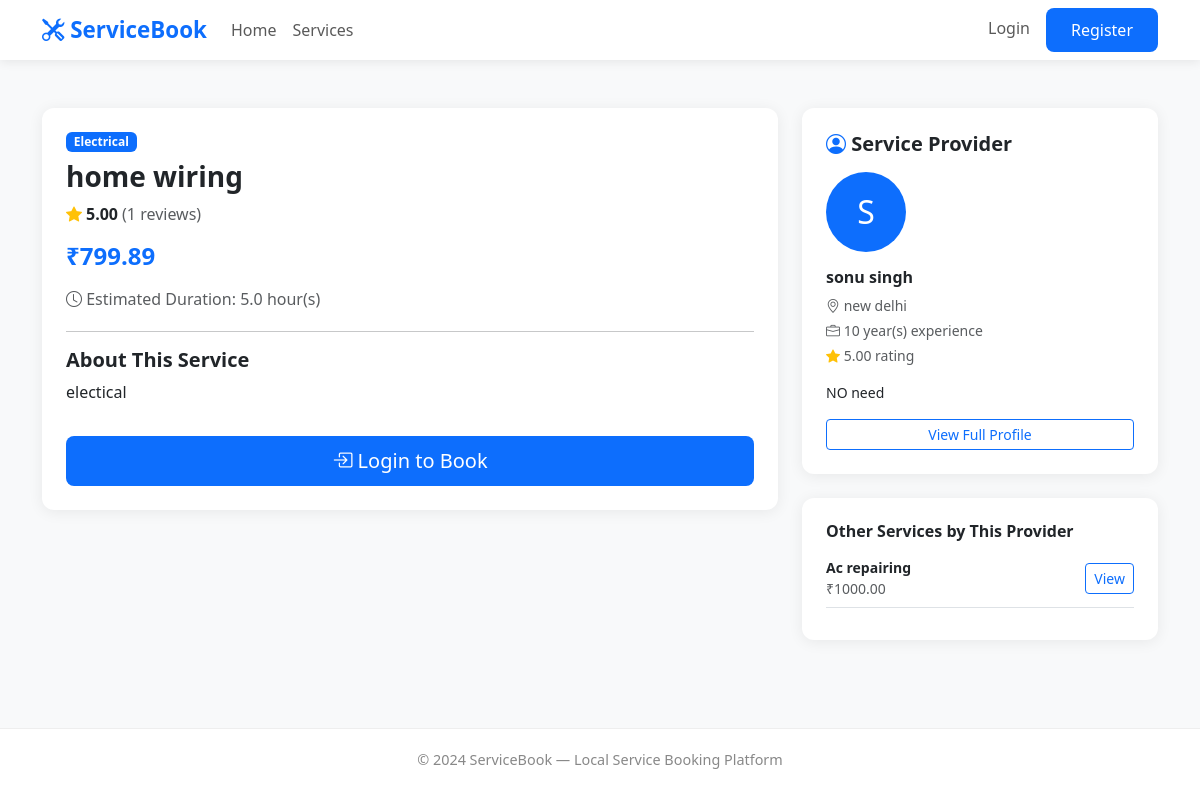
The page /services/3/ on the database as committed earlier.
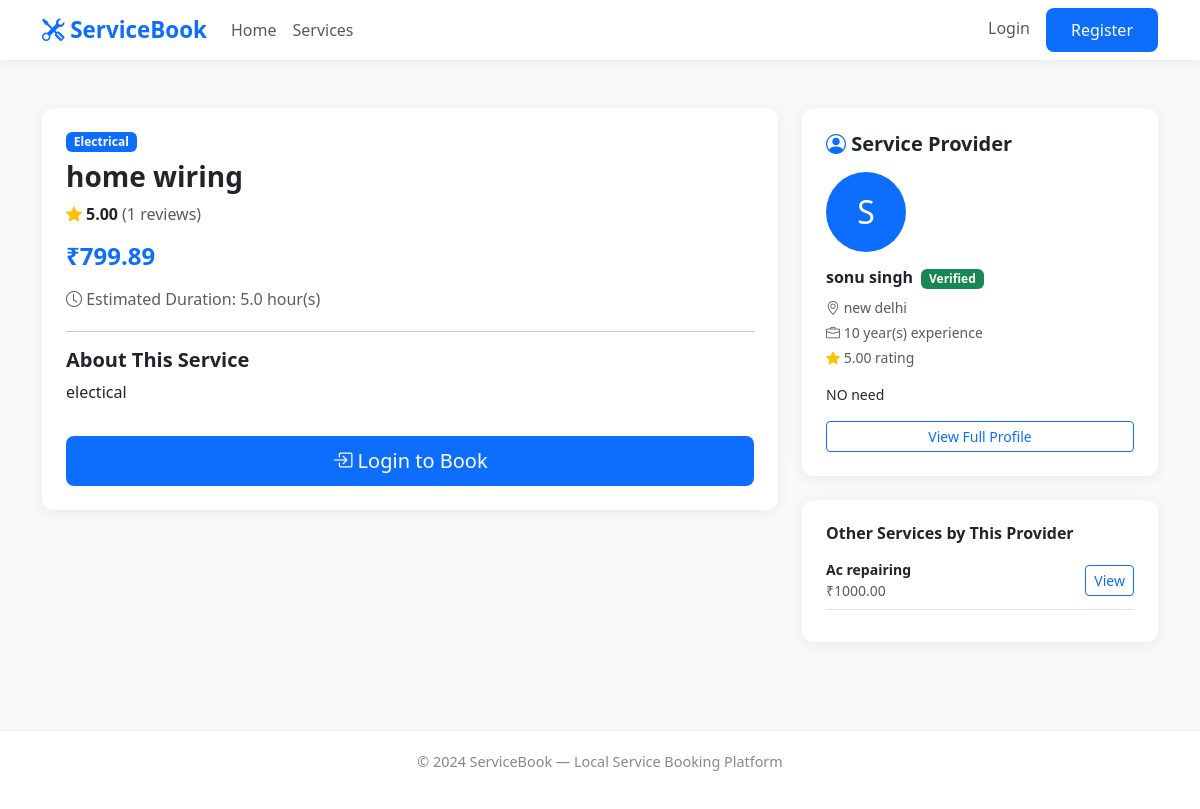
The same page on the database as committed later.
### services/views.py (the view)
# urls.py: path('<int:pk>/', views.service_detail, name='service_detail'),
def service_detail(request, pk):
    service = get_object_or_404(Service, pk=pk, is_available=True)
    provider = service.provider
    other_services = Service.objects.filter(
        provider=provider,
        is_available=True
    ).exclude(pk=pk)[:3]
    context = {
        'service': service,
        'provider': provider,
        'other_services': other_services,
    }
    return render(request, 'services/service_detail.html', context)

### notifications/context_processors.py (called while the page is built)
def notification_count(request):
    if request.user.is_authenticated:
        count = request.user.notifications.filter(
            is_read=False
        ).count()
        return {'unread_notifications': count}
    return {'unread_notifications': 0}

### templates/services/service_detail.html (shortened to what the changed rows need)
{% extends 'base.html' %}
{% block content %}
<div class="container py-5">
    <div class="row">
        <div class="col-md-4">
            <div class="card p-4 mb-4">
                <h6 class="fw-bold">
                    {{ provider.user.get_full_name|default:provider.user.username }}
                    {% if provider.is_verified %}
                        <span class="badge bg-success ms-1">Verified</span>
                    {% endif %}
                </h6>
            </div>
        </div>
    </div>
</div>
{% endblock %}

Rows that differ between the two databases and show on the page:
changed ProviderProfile "new delhi": is_verified False → True (drawn)
Other text that changed with them:
text now shown: "Verified"
